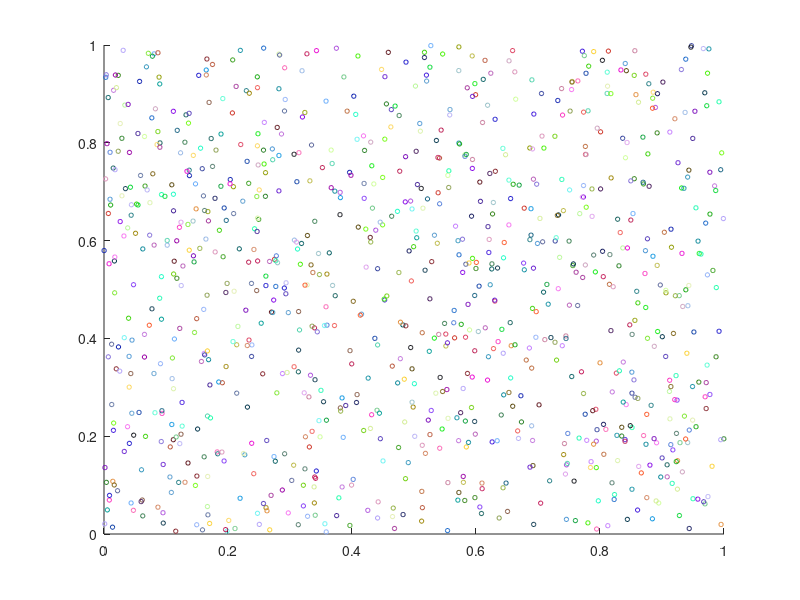

Write the MATLAB code that produced this figure.


count = 100;
for i = 1:count
    for j = 1:10
        x = rand(10,1);
        y = rand(10,1);
        c1 = rand();
        c2 = rand();
        c3 = rand();
        if( mod(j,2) == 0)
            color = 'red';
        else
            color = 'green';
        end
        
    end
    hold on;
    
    scatter(x, y,10, [c1 c2 c3]);
    
end